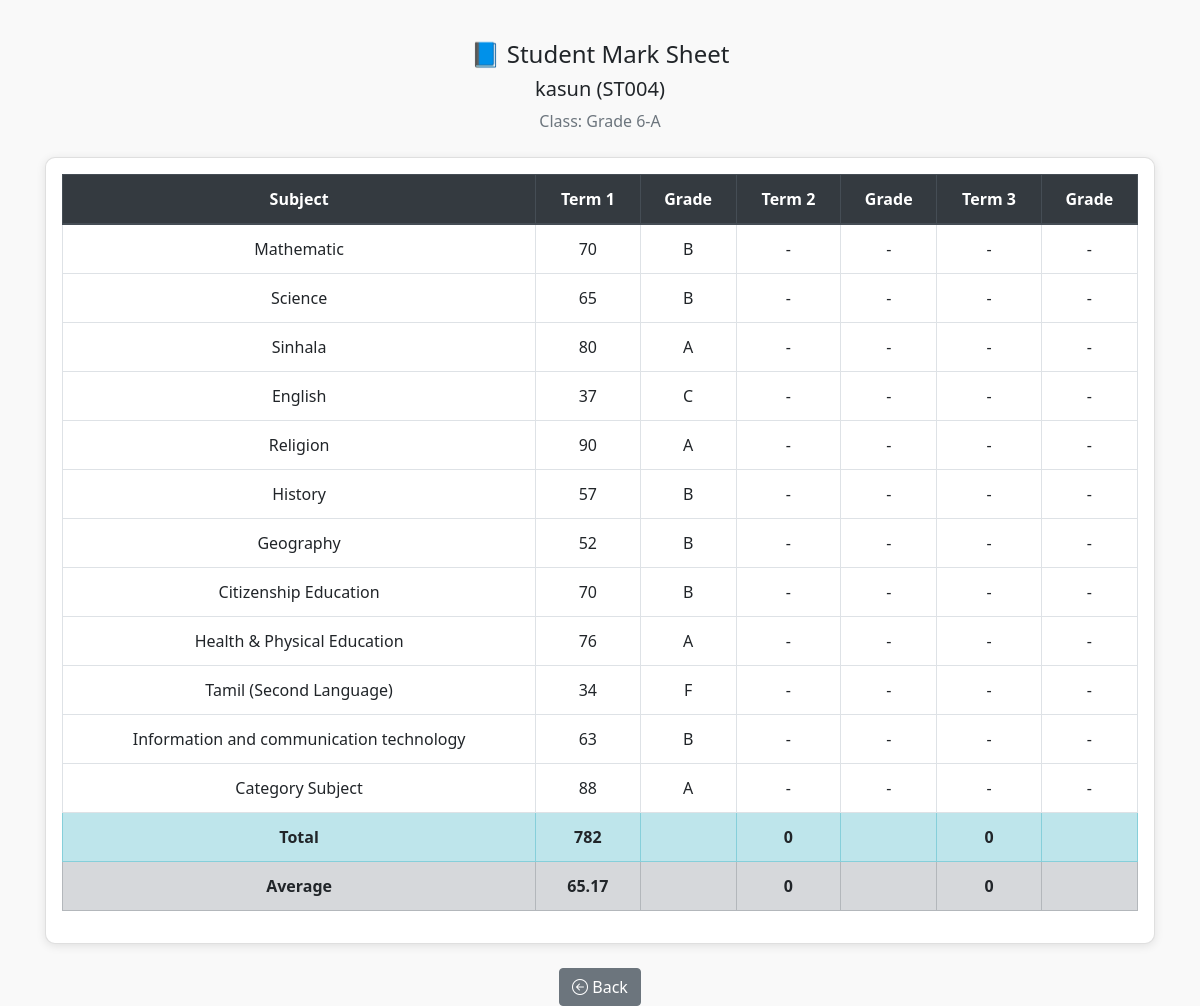
Screenshot of /principle/view_student_marks_6to9.php?id=5 (signed in) with the database file from the repository.
### tables this page shows
CREATE TABLE IF NOT EXISTS `students` (
  `id` int NOT NULL AUTO_INCREMENT,
  `index_no` varchar(20) NOT NULL,
  `name` varchar(100) NOT NULL,
  `class_id` int DEFAULT NULL,
  `category_1_sub` varchar(50) NOT NULL,
  `category_2_sub` varchar(50) NOT NULL,
  `category_3_sub` varchar(50) NOT NULL,
  `religion` varchar(50) NOT NULL,
  PRIMARY KEY (`id`),
  UNIQUE KEY `index_no` (`index_no`),
  KEY `class_id` (`class_id`)
);

CREATE TABLE IF NOT EXISTS `classes` (
  `id` int NOT NULL AUTO_INCREMENT,
  `name` varchar(50) NOT NULL,
  PRIMARY KEY (`id`)
);

CREATE TABLE IF NOT EXISTS `subject_6to9` (
  `id` int NOT NULL AUTO_INCREMENT,
  `name` varchar(40) NOT NULL,
  PRIMARY KEY (`id`)
);

### principle/view_student_marks_6to9.php (the view, shortened to what this page needs)
<?php
include("../library/db_conn.php");
$student_id = $_GET['id'] ?? null;
$stmt = $conn->prepare("
    SELECT s.name, s.index_no, c.name AS class_name
    FROM students s
    JOIN classes c ON s.class_id = c.id
    WHERE s.id = ?
");
$stmt->bind_param("i", $student_id);
$stmt->execute();
$student = $stmt->get_result()->fetch_assoc();
$subjects = $conn->query("SELECT id, name FROM subject_6to9")->fetch_all(MYSQLI_ASSOC);
$marks = [];
foreach ([1, 2, 3] as $term) {
    foreach ($subjects as $subject) {
        $stmt = $conn->prepare("SELECT marks FROM marks WHERE student_id = ? AND subject_id = ? AND term = ?");
        $stmt->bind_param("iii", $student_id, $subject['id'], $term);
        $stmt->execute();
        $result = $stmt->get_result();
        $mark = $result->fetch_assoc()['marks'] ?? null;
        $marks[$subject['id']]["term$term"] = $mark;
    }
}
function getGrade($mark) {
    if (!is_numeric($mark)) return "-";
    if ($mark >= 75) return "A";
    if ($mark >= 50) return "B";
    if ($mark >= 35) return "C";
    return "F";
}
?>
<!DOCTYPE html>
<html>
<head>
  <link rel="stylesheet" href="https://stackpath.bootstrapcdn.com/bootstrap/4.5.2/css/bootstrap.min.css">
  <link href="https://cdn.jsdelivr.net/npm/bootstrap-icons@1.10.3/font/bootstrap-icons.css" rel="stylesheet">
</head>
<body>
<div class="container">
  <div class="text-center mb-4">
    <h4>📘 Student Mark Sheet</h4>
    <h5><?= htmlspecialchars($student['name']) ?> (<?= $student['index_no'] ?>)</h5>
    <p class="text-muted">Class: <?= $student['class_name'] ?></p>
  </div>
  <div class="card p-3">
    <div class="table-responsive">
      <table class="table table-bordered">
        <thead class="thead-dark">
          <tr>
            <th>Subject</th>
            <th>Term 1</th>
            <th>Grade</th>
            <th>Term 2</th>
            <th>Grade</th>
            <th>Term 3</th>
            <th>Grade</th>
          </tr>
        </thead>
        <tbody>
        <?php
        $term1Total = $term2Total = $term3Total = 0;
        $subjectCount = count($subjects);
        foreach ($subjects as $sub):
            $t1 = $marks[$sub['id']]['term1'] ?? '-';
            $t2 = $marks[$sub['id']]['term2'] ?? '-';
            $t3 = $marks[$sub['id']]['term3'] ?? '-';
            if (is_numeric($t1)) $term1Total += $t1;
        ?>
          <tr>
            <td><?= htmlspecialchars($sub['name']) ?></td>
            <td><?= $t1 ?></td>
            <td><?= getGrade($t1) ?></td>
            <td><?= $t2 ?></td>
            <td><?= getGrade($t2) ?></td>
            <td><?= $t3 ?></td>
            <td><?= getGrade($t3) ?></td>
          </tr>
        <?php endforeach; ?>
        <tr class="font-weight-bold table-info">
          <td>Total</td>
          <td><?= $term1Total ?></td>
          <td></td>
          <td><?= $term2Total ?></td>
          <td></td>
          <td><?= $term3Total ?></td>
          <td></td>
        </tr>
        <tr class="font-weight-bold table-secondary">
          <td>Average</td>
          <td><?= round($term1Total / $subjectCount, 2) ?></td>
          <td></td>
          <td><?= round($term2Total / $subjectCount, 2) ?></td>
          <td></td>
          <td><?= round($term3Total / $subjectCount, 2) ?></td>
          <td></td>
        </tr>
        </tbody>
      </table>
    </div>
  </div>
  <div class="text-center mt-4">
    <a href="javascript:history.back()" class="btn btn-secondary"><i class="bi bi-arrow-left-circle"></i> Back</a>
  </div>
</div>
</body>
</html>

### principle/view_student_marks_6to9.php (style rules this page uses)
body { background-color: #f9f9f9; font-family: 'Segoe UI', sans-serif; }
.container { margin-top: 40px; }
.card { border-radius: 10px; box-shadow: 0 2px 10px rgba(0,0,0,0.1); }
.table th, .table td { vertical-align: middle; text-align: center; }

### rows the page displays
students: name "kasun", index_no "ST004", class.name "Grade 6-A"
subject_6to9: name "Mathematic", id "70", id "B", id "-"
subject_6to9: name "Science", id "65", id "B", id "-"
subject_6to9: name "Sinhala", id "80", id "A", id "-"
subject_6to9: name "English", id "37", id "C", id "-"
subject_6to9: name "Religion", id "90", id "A", id "-"
subject_6to9: name "History", id "57", id "B", id "-"
subject_6to9: name "Geography", id "52", id "B", id "-"
subject_6to9: name "Citizenship Education", id "70", id "B", id "-"
subject_6to9: name "Health & Physical Education", id "76", id "A", id "-"
subject_6to9: name "Tamil (Second Language)", id "34", id "F", id "-"
subject_6to9: name "Information and communication technology", id "63", id "B", id "-"
subject_6to9: name "Category Subject", id "88", id "A", id "-"

### other values shown
$term1Total "782"
$term2Total "0"
$term3Total "0"
$term1Total / $subjectCount "65.17"
$term2Total / $subjectCount "0"
$term3Total / $subjectCount "0"
